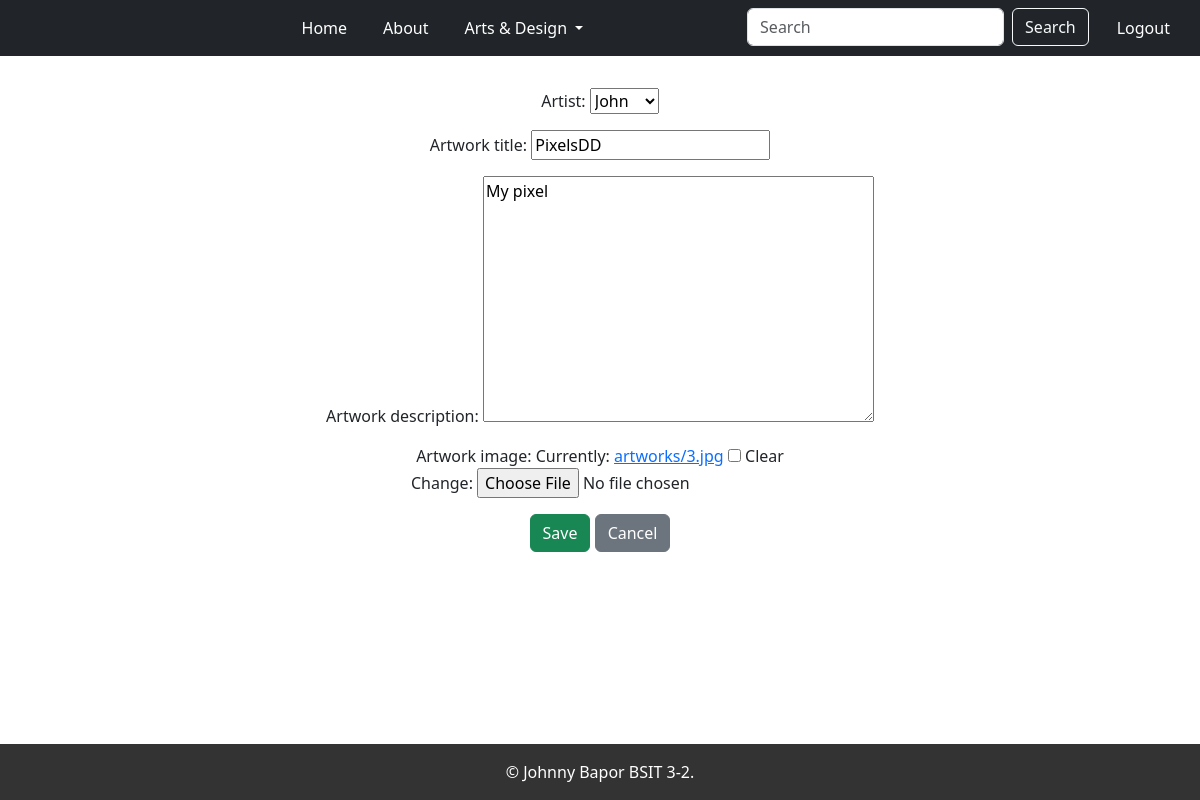
Page /artworks/1/update/ (signed in) on the committed database.
### app/models.py (models this page shows, shortened)
class Artwork(models.Model):
    artist = models.ForeignKey(Artist, on_delete=models.CASCADE, related_name="artworks")
    artwork_title = models.CharField(max_length=255)
    artwork_description = models.TextField()
    artwork_image = models.ImageField(upload_to='artworks/', blank=True, null=True)

### app/views.py (the view)
# urls.py: path('artworks/<int:pk>/update/', login_required(ArtworkUpdateView.as_view()), name='artwork-update'),
class ArtworkUpdateView(UpdateView):
    model = Artwork
    fields = ['artist', 'artwork_title', 'artwork_description', 'artwork_image']
    template_name = 'app/artwork_form.html'
    success_url = reverse_lazy('artwork-list')

### app/models.py (called while the page is built)
    def __str__(self):
        return self.artist_name

### app/templates/app/artwork_form.html (shortened to what this page needs)
{% extends 'app/base.html' %}
{% block content %}
    <form method="post" enctype="multipart/form-data" style="text-align: center;">
        {{ form.as_p }}
        <button type="submit" class="btn btn-success">Save</button>
        <a href="{% url 'artwork-list' %}" class="btn btn-secondary">Cancel</a>
    </form>
{% endblock %}

### static/css/Base.css (style rules this page uses)
body { font-family: Arial, sans-serif; margin: 0; padding: 0; }

### rows in the picture
Artwork: artist "John", artwork_title "PixelsDD", artwork_description "My pixel"
